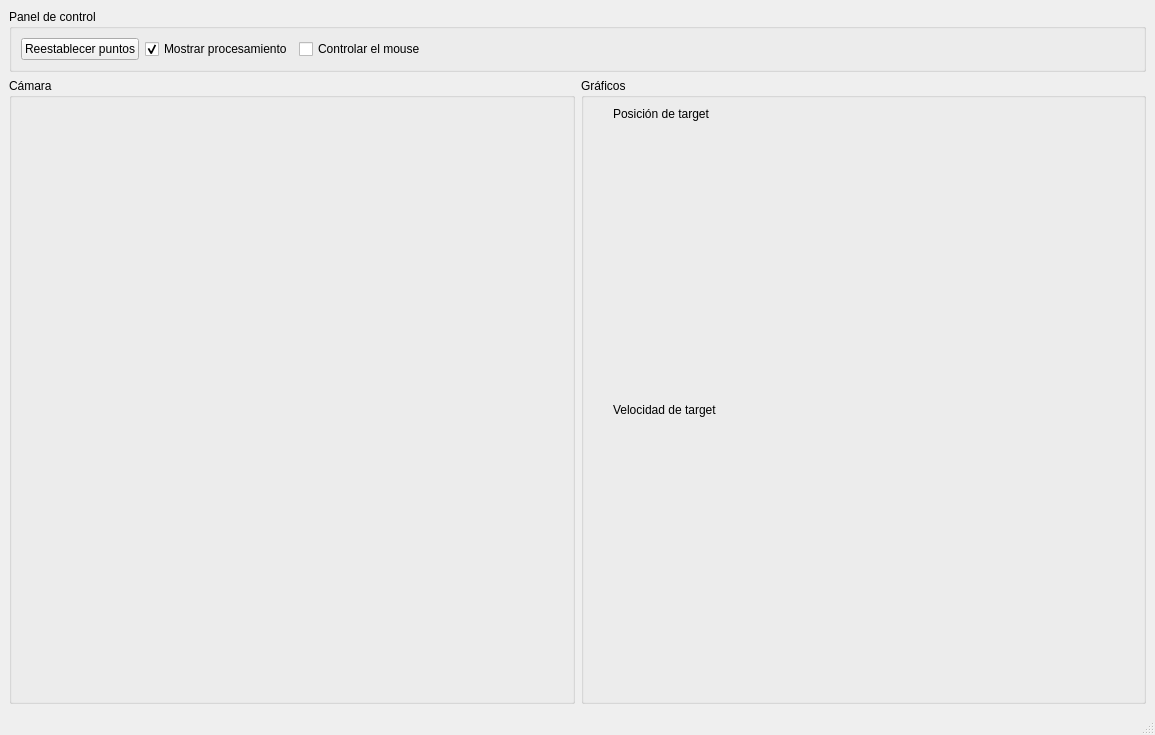
<?xml version="1.0" encoding="UTF-8"?>
<ui version="4.0">
 <class>MainWindow</class>
 <widget class="QMainWindow" name="MainWindow">
  <property name="geometry">
   <rect>
    <x>0</x>
    <y>0</y>
    <width>1155</width>
    <height>735</height>
   </rect>
  </property>
  <property name="windowTitle">
   <string>Face Features Based Cursor Controller</string>
  </property>
  <widget class="QWidget" name="centralwidget">
   <layout class="QGridLayout" name="gridLayout">
    <item row="0" column="0" colspan="2">
     <widget class="QGroupBox" name="controlPanelGroupBox">
      <property name="title">
       <string>Panel de control</string>
      </property>
      <layout class="QGridLayout" name="gridLayout_4">
       <item row="0" column="2">
        <widget class="QCheckBox" name="controlMouseCheckbox">
         <property name="text">
          <string>Controlar el mouse</string>
         </property>
        </widget>
       </item>
       <item row="0" column="0">
        <widget class="QPushButton" name="calibrateButton">
         <property name="text">
          <string>Reestablecer puntos</string>
         </property>
         <property name="checkable">
          <bool>false</bool>
         </property>
         <property name="checked">
          <bool>false</bool>
         </property>
        </widget>
       </item>
       <item row="0" column="1">
        <widget class="QCheckBox" name="showProcessingCheckbox">
         <property name="text">
          <string>Mostrar procesamiento</string>
         </property>
         <property name="checked">
          <bool>true</bool>
         </property>
        </widget>
       </item>
       <item row="0" column="3">
        <spacer name="horizontalSpacer">
         <property name="orientation">
          <enum>Qt::Horizontal</enum>
         </property>
         <property name="sizeHint" stdset="0">
          <size>
           <width>40</width>
           <height>20</height>
          </size>
         </property>
        </spacer>
       </item>
      </layout>
     </widget>
    </item>
    <item row="1" column="0">
     <widget class="QGroupBox" name="cameraGroupBox">
      <property name="title">
       <string>Cámara</string>
      </property>
      <layout class="QGridLayout" name="gridLayout_3">
       <item row="0" column="0">
        <widget class="CursorControllerWidget" name="cursorControllerWidget" native="true"/>
       </item>
       <item row="0" column="1">
        <spacer name="verticalSpacer">
         <property name="orientation">
          <enum>Qt::Vertical</enum>
         </property>
         <property name="sizeHint" stdset="0">
          <size>
           <width>20</width>
           <height>40</height>
          </size>
         </property>
        </spacer>
       </item>
      </layout>
     </widget>
    </item>
    <item row="1" column="1">
     <widget class="QGroupBox" name="graphicsGroupBox">
      <property name="title">
       <string>Gráficos</string>
      </property>
      <layout class="QGridLayout" name="gridLayout_2">
       <item row="3" column="1">
        <widget class="Grapher" name="velocityGrapher" native="true"/>
       </item>
       <item row="1" column="1">
        <widget class="Grapher" name="positionGrapher" native="true"/>
       </item>
       <item row="0" column="1">
        <widget class="QLabel" name="positionLabel">
         <property name="text">
          <string>Posición de target</string>
         </property>
        </widget>
       </item>
       <item row="2" column="1">
        <widget class="QLabel" name="velocityLabel">
         <property name="text">
          <string>Velocidad de target</string>
         </property>
        </widget>
       </item>
       <item row="1" column="0">
        <spacer name="verticalSpacer_2">
         <property name="orientation">
          <enum>Qt::Vertical</enum>
         </property>
         <property name="sizeHint" stdset="0">
          <size>
           <width>20</width>
           <height>40</height>
          </size>
         </property>
        </spacer>
       </item>
       <item row="3" column="0">
        <spacer name="verticalSpacer_3">
         <property name="orientation">
          <enum>Qt::Vertical</enum>
         </property>
         <property name="sizeHint" stdset="0">
          <size>
           <width>20</width>
           <height>40</height>
          </size>
         </property>
        </spacer>
       </item>
      </layout>
     </widget>
    </item>
   </layout>
  </widget>
  <widget class="QMenuBar" name="menuBar">
   <property name="geometry">
    <rect>
     <x>0</x>
     <y>0</y>
     <width>1155</width>
     <height>22</height>
    </rect>
   </property>
  </widget>
  <widget class="QStatusBar" name="statusBar"/>
  <action name="calibrateAction">
   <property name="text">
    <string>Calibrar</string>
   </property>
  </action>
  <action name="showProcessingAction">
   <property name="checkable">
    <bool>true</bool>
   </property>
   <property name="text">
    <string>Mostrar procesamiento</string>
   </property>
  </action>
 </widget>
 <customwidgets>
  <customwidget>
   <class>CursorControllerWidget</class>
   <extends>QWidget</extends>
   <header>cursorcontrollerwidget.hpp</header>
   <container>1</container>
  </customwidget>
  <customwidget>
   <class>Grapher</class>
   <extends>QWidget</extends>
   <header>grapher.hpp</header>
   <container>1</container>
  </customwidget>
 </customwidgets>
 <resources/>
 <connections/>
</ui>
